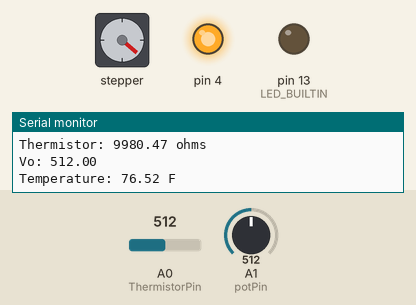
Simulated run of this sketch. Board: Arduino Uno, built with avr-gcc and run on an emulated ATmega328P. On the bench: stepper motor, output pins drawn as LEDs (lit = HIGH), the last lines printed to the serial monitor. Wiring (inferred from the names in the program): stepper motor driver (200 steps per turn assumed): step pin 3; direction pin 2. The inputs (shaded band) are chosen by the test bench; at power-on: A1 (potPin) = 512, A0 (ThermistorPin) = 512. Pins used as bus, display or sensor lines are not drawn.

Above: at 1.2 s.
1.3 s: A1 (potPin) set to 215
At 1.68 s:
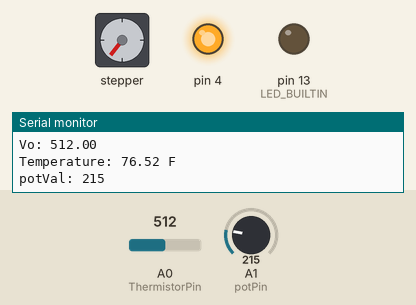
4.3 s: A1 (potPin) set to 181
At 6.2 s:
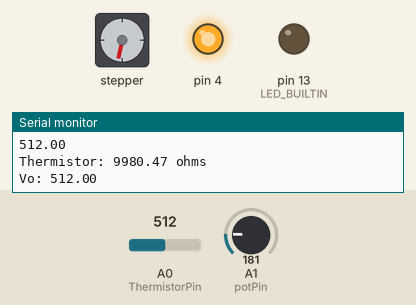
7.3 s: A0 (ThermistorPin) set to 716
At 7.71 s:
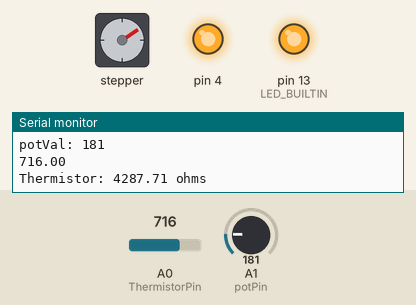
10.3 s: A0 (ThermistorPin) set to 698
At 10.72 s:
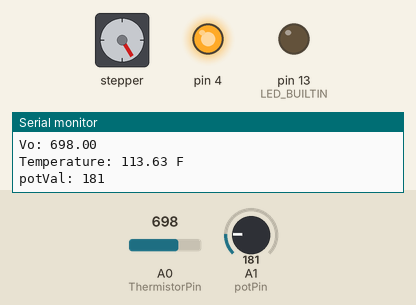
13.3 s: A1 (potPin) set to 110
16.3 s: A1 (potPin) set to 92
Timing chart, 0 to 20.3 s (numbered marks = the images above; inputs shaded):
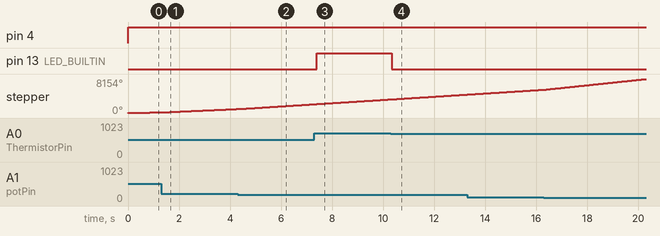

The sketch:

PET_filament_extruder.ino
```cpp
/*
pullstruder heater control
thermistor&resistor joined on A0
3.3V joined to resistor
GND joined to thermistor
relay signal joined to D13 (built in LED)

using excerpts or concepts from:
thermistor stuff: https://www.circuitbasics.com/arduino-thermistor-temperature-sensor-tutorial/
a4988 driver stuff: https://www.youtube.com/watch?v=0qwrnUeSpYQ
potentiometer stuff: https://docs.arduino.cc/learn/electronics/potentiometer-basics
*/

//pin for thermistor read
#define ThermistorPin A0

float setT = 116.3; //the set temperature for nozzle
int samples = 30; //num temp samples to take

int i;
//int V[6];
float R1 = 10000;
float logR2, R2, T, Vo;
float c1 = 1.009249522e-03, c2 = 2.378405444e-04, c3 = 2.019202697e-07;

int potPin = A1;  // where the potentiometer is hooked up
int potVal = 0;  // variable to store its value

const int dirPin = 2;  // stepper direction pin D2
const int stepPin = 3;  // step pin D3
const int STEPS_PER_REV = 200;  // motor steps per revolution
int x = 0;  //loop counter for motor


void setup() {
  // initialize digital pin LED_BUILTIN as an output.
  pinMode(LED_BUILTIN, OUTPUT);

  pinMode(ThermistorPin, INPUT);
  pinMode(potPin, INPUT);

  pinMode(dirPin,OUTPUT);
  pinMode(stepPin,OUTPUT);

  pinMode(4, OUTPUT);

  Serial.begin(9600);
  // connect AREF to 3.3V as it is less noisy than 5V:
  // analogReference(INTERNAL);
}


void loop() {
    digitalWrite(dirPin,HIGH);  // set direction clockwise
    digitalWrite(4,HIGH);  //set MS2 on a4988 to high, enabling quarter steps
    // begin thermistor code
    Vo = 0;
    // for (i=0; i<samples; i++)
    // {
    //   Vo = Vo + analogRead(ThermistorPin);
    //   //delay(2);
    //   digitalWrite(stepPin,HIGH); //step
    //   delay((potVal/100)+1);      //step delay
    //   digitalWrite(stepPin,LOW);  //step
    //   delay((potVal/100)+1);      //step delay
    // }

    // Vo = Vo / samples;
    Vo = analogRead(ThermistorPin);
    Serial.println(Vo);
    R2 = R1 * (1023 / (float)Vo - 1.0);
    logR2 = log(R2);
    T = (1.0 / (c1 + c2*logR2 + c3*logR2*logR2*logR2));
    T = T - 273.15;
    T = (T * 9.0)/ 5.0 + 32.0;

    Serial.print("Thermistor: ");
    Serial.print(R2);
    Serial.println(" ohms");
    Serial.print("Vo: ");
    Serial.println(Vo);
    Serial.print("Temperature: ");
    Serial.print(T);
    Serial.println(" F");

    if ((T < setT))
    {
      digitalWrite(LED_BUILTIN, LOW);  //turn on builtin LED and close heater relay
    }
    else if (T > setT)
    {
      digitalWrite(LED_BUILTIN, HIGH);   //turn off builtin LED and open heater relay
    }
    // delay(200);
    // end thermistor code

    // begin potentiometer read code
    potVal = analogRead(potPin);
    Serial.print("potVal: ");
    Serial.print(potVal);
    Serial.print("\r\n");
    // end potentiometer read code

    // begin a4988 stepper driver code
    digitalWrite(dirPin,HIGH);  // set direction clockwise


    while(x < 30)  {
      digitalWrite(stepPin,HIGH);
      delay((potVal/100)+1);
      digitalWrite(stepPin,LOW);
      delay((potVal/100)+1);
      x++;
    }
    x=0;
    // end a4988 stepper driver code
}
```

Measured:
- the behaviour switches between 200 and 199 on A1 (potPin) (found by bisection; images 1 and 2)
- the behaviour switches between 710 and 709 on A0 (ThermistorPin) (found by bisection; images 3 and 4)
- after the input at 7.3 s, pin 13 (LED_BUILTIN): LOW → HIGH after 0.10 s
- after the input at 10.3 s, pin 13 (LED_BUILTIN): HIGH → LOW at once
